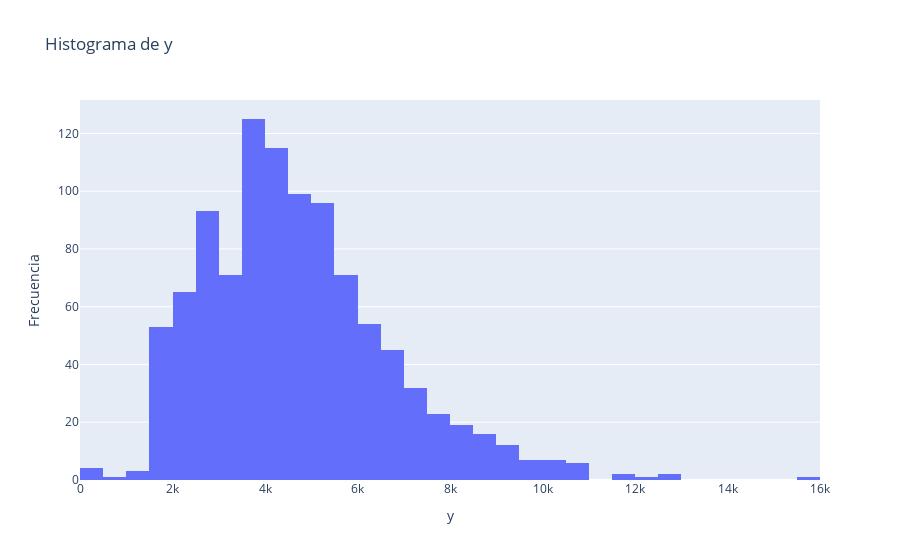

The cell this chart's notebook holds for it:
### Code cell
import plotly.express as px


fig = px.histogram(
    df, 
    x='y', 
    title='Histograma de y'
)

fig.update_layout(
    xaxis_title='y',
    yaxis_title='Frecuencia'
)

fig.show()

### Figure 1 — Plotly figure (JSON) as saved in the notebook; plotly's stock layout.template omitted (floating-point values rounded to 4 significant figures; data arrays with more than 128 entries replaced by an {"elided": "..."} marker saying what was removed)
{"data": [{"alignmentgroup": "True", "bingroup": "x", "hovertemplate": "y=%{x}<br>count=%{y}<extra></extra>", "legendgroup": "", "marker": {"color": "#636efa", "pattern": {"shape": ""}}, "name": "", "offsetgroup": "", "orientation": "v", "showlegend": false, "type": "histogram", "x": {"elided": "1023 int values"}, "xaxis": "x", "yaxis": "y"}], "layout": {"barmode": "relative", "legend": {"tracegroupgap": 0}, "title": {"text": "Histograma de y"}, "xaxis": {"anchor": "y", "domain": [0, 1], "title": {"text": "y"}}, "yaxis": {"anchor": "x", "domain": [0, 1], "title": {"text": "Frecuencia"}}}}
